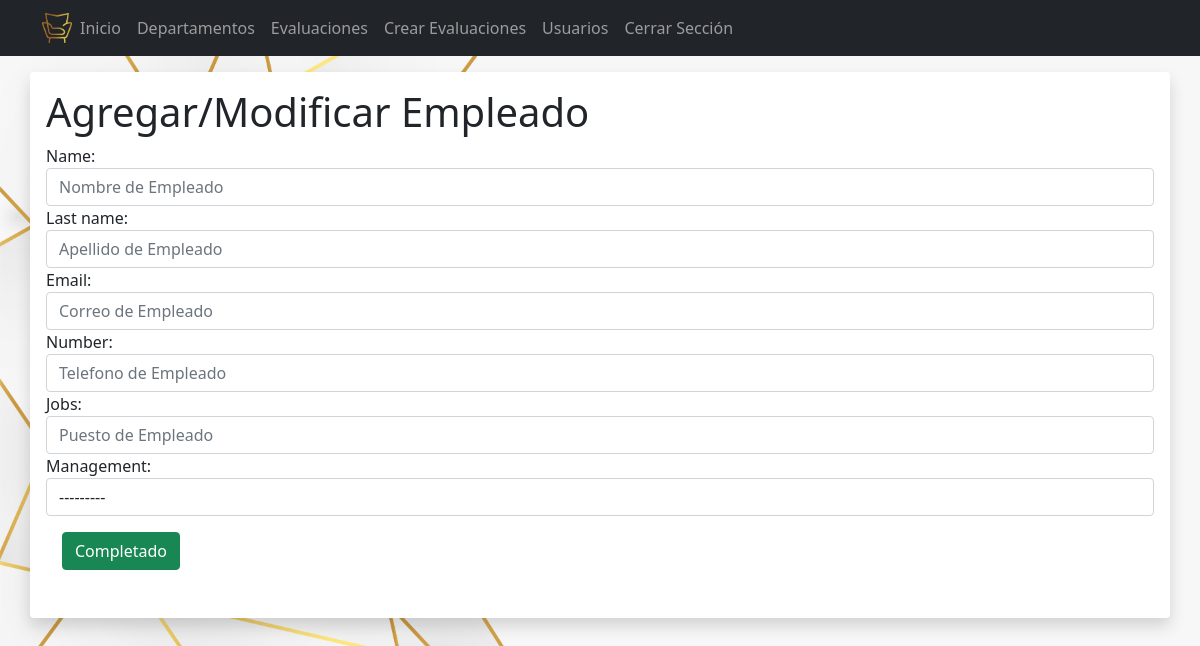
Before: /departamento/personal/crear (signed in) with the older database file.
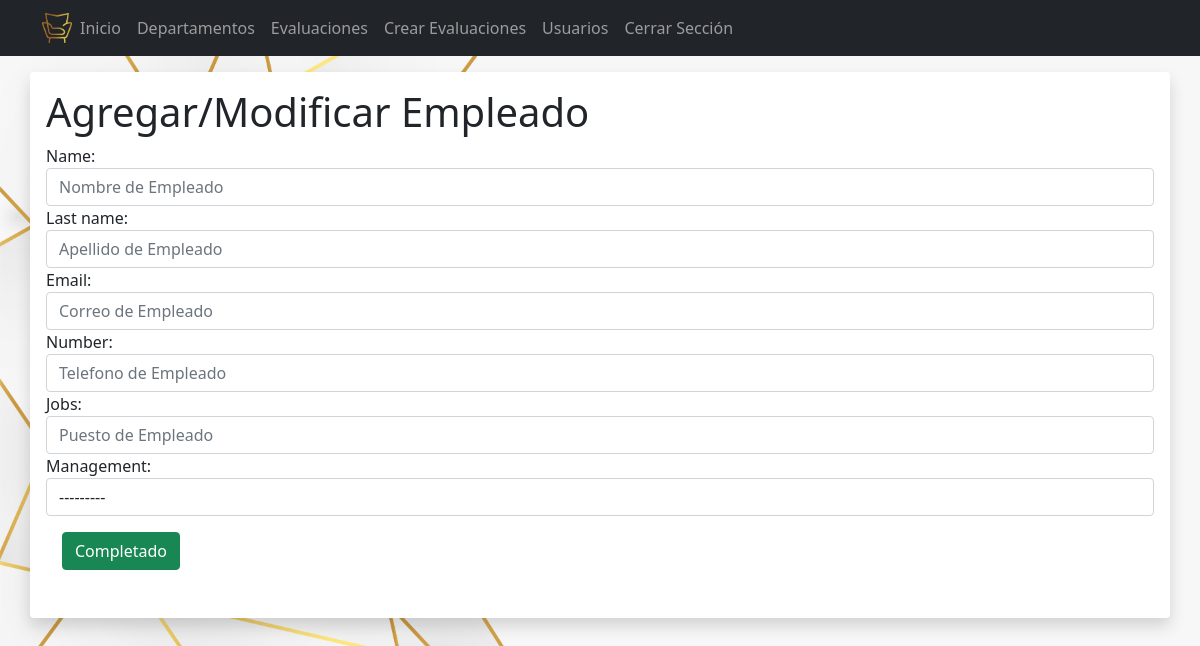
After: the same page with the newer database file.
### Login/models.py (models this page shows)
class Department(models.Model):
    management = models.CharField(max_length=300)
    def __str__(self):
        return f'Departamento {self.management}'

### Login/views.py (the view)
# urls.py: path('departamento/personal/crear', views.create_staff, name='create_staff'),
@login_required
def create_staff(request):
    if request.method == 'GET':
        return render(request, 'create_staff.html', {'form':StaffForm})
    else:
        form = StaffForm(request.POST)
        form.save()
        return redirect('departament')

### Login/templates/create_staff.html (shortened to what this page needs)
<!DOCTYPE html>
<html lang="en">
<head>
</head>
<body>
    {% extends 'base.html' %}
    {% block content %}
    <main class="container bg-light rounded mt-3 shadow p-3 mb-5 bg-body rounded">
        <form action="" method="POST">
            <div class="mb-3">
                <h1>Agregar/Modificar Empleado</h1>
                {{form}}
                <button class="btn btn-success m-3">
                    Completado
                </button>
            </div>
        </form>
    </main>
    {% endblock %}

Changed rows visible on the page:
added Department: management "---------"
Other visible differences:
form field management: "---------" → (not shown)
